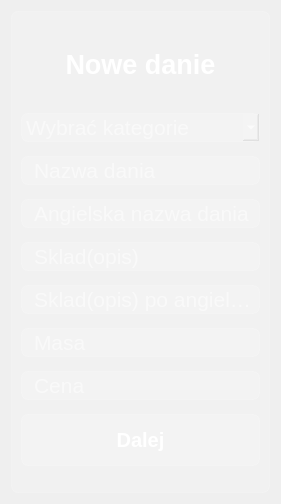
<?xml version="1.0" encoding="UTF-8"?>
<ui version="4.0">
 <class>New_transaction</class>
 <widget class="QDialog" name="New_transaction">
  <property name="geometry">
   <rect>
    <x>0</x>
    <y>0</y>
    <width>281</width>
    <height>504</height>
   </rect>
  </property>
  <property name="windowTitle">
   <string>New Transaction</string>
  </property>
  <property name="styleSheet">
   <string notr="true">background-color: qlineargradient(spread:pad, x1:1, y1:1, x2:0, y2:0,
  stop:0 rgba(128, 128, 128, 255), /* Світло-сірий */
  stop:0.427447 rgba(85, 85, 85, 235), /* Сірий */
  stop:1 rgba(64, 64, 64, 255) /* Темно-сірий */
);
</string>
  </property>
  <layout class="QHBoxLayout" name="horizontalLayout">
   <item>
    <widget class="QFrame" name="frame">
     <property name="styleSheet">
      <string notr="true">background-color: rgba(255, 255, 255, 30);
border: 1px solid rgba(255,255,255,40);
border-radius: 7px;</string>
     </property>
     <property name="frameShape">
      <enum>QFrame::StyledPanel</enum>
     </property>
     <property name="frameShadow">
      <enum>QFrame::Raised</enum>
     </property>
     <layout class="QVBoxLayout" name="verticalLayout">
      <item>
       <widget class="QLabel" name="le_title">
        <property name="maximumSize">
         <size>
          <width>16777215</width>
          <height>70</height>
         </size>
        </property>
        <property name="styleSheet">
         <string notr="true">color: white;
font-weight: bold;
font-size: 20pt;
background-color: none;
border: none;
</string>
        </property>
        <property name="text">
         <string>Nowe danie</string>
        </property>
        <property name="alignment">
         <set>Qt::AlignCenter</set>
        </property>
       </widget>
      </item>
      <item>
       <widget class="QComboBox" name="cb_category">
        <property name="styleSheet">
         <string notr="true">QComboBox {
font-size: 16pt;
color: white;
}

QComboBox:item {
    color: black;
}</string>
        </property>
        <property name="currentIndex">
         <number>-1</number>
        </property>
        <property name="placeholderText">
         <string>Wybrać kategorie</string>
        </property>
       </widget>
      </item>
      <item>
       <widget class="QLineEdit" name="le_name">
        <property name="cursor">
         <cursorShape>PointingHandCursor</cursorShape>
        </property>
        <property name="styleSheet">
         <string notr="true">font-size: 16pt;
color: white;
padding-left: 10px;</string>
        </property>
        <property name="text">
         <string/>
        </property>
        <property name="placeholderText">
         <string>Nazwa dania</string>
        </property>
       </widget>
      </item>
      <item>
       <widget class="QLineEdit" name="le_name_eng">
        <property name="cursor">
         <cursorShape>PointingHandCursor</cursorShape>
        </property>
        <property name="styleSheet">
         <string notr="true">font-size: 16pt;
color: white;
padding-left: 10px;</string>
        </property>
        <property name="placeholderText">
         <string>Angielska nazwa dania</string>
        </property>
       </widget>
      </item>
      <item>
       <widget class="QLineEdit" name="le_description">
        <property name="cursor">
         <cursorShape>PointingHandCursor</cursorShape>
        </property>
        <property name="styleSheet">
         <string notr="true">font-size: 16pt;
color: white;
padding-left: 10px;</string>
        </property>
        <property name="text">
         <string/>
        </property>
        <property name="placeholderText">
         <string>Sklad(opis)</string>
        </property>
       </widget>
      </item>
      <item>
       <widget class="QLineEdit" name="le_description_eng">
        <property name="cursor">
         <cursorShape>PointingHandCursor</cursorShape>
        </property>
        <property name="styleSheet">
         <string notr="true">font-size: 16pt;
color: white;
padding-left: 10px;</string>
        </property>
        <property name="text">
         <string/>
        </property>
        <property name="placeholderText">
         <string>Sklad(opis) po angielsku</string>
        </property>
       </widget>
      </item>
      <item>
       <widget class="QLineEdit" name="le_masa">
        <property name="cursor">
         <cursorShape>PointingHandCursor</cursorShape>
        </property>
        <property name="styleSheet">
         <string notr="true">font-size: 16pt;
color: white;
padding-left: 10px;</string>
        </property>
        <property name="placeholderText">
         <string>Masa</string>
        </property>
       </widget>
      </item>
      <item>
       <widget class="QLineEdit" name="le_cena">
        <property name="cursor">
         <cursorShape>PointingHandCursor</cursorShape>
        </property>
        <property name="styleSheet">
         <string notr="true">font-size: 16pt;
color: white;
padding-left: 10px;</string>
        </property>
        <property name="placeholderText">
         <string>Cena</string>
        </property>
       </widget>
      </item>
      <item>
       <widget class="QPushButton" name="button_save_danie">
        <property name="font">
         <font>
          <pointsize>15</pointsize>
          <bold>true</bold>
         </font>
        </property>
        <property name="styleSheet">
         <string notr="true">QPushButton{
	 color: rgb(255, 255, 255);
     background-color:rgba(255,255,255,30);
     border: 1px solid rgba(255,255,255,40);
     border-radius:7px;
	 width: 230;
	 height: 50;
}
QPushButton:hover{
	 background-color:rgba(255,255,255,40);
}
QPushButton:pressed{
	 background-color:rgba(255,255,255,70);
}</string>
        </property>
        <property name="text">
         <string>Dalej</string>
        </property>
        <property name="icon">
         <iconset>
          <normaloff>:/icons/icons/post_add_white_24dp.svg</normaloff>:/icons/icons/post_add_white_24dp.svg</iconset>
        </property>
        <property name="iconSize">
         <size>
          <width>24</width>
          <height>24</height>
         </size>
        </property>
       </widget>
      </item>
     </layout>
    </widget>
   </item>
  </layout>
 </widget>
 <resources/>
 <connections/>
</ui>
